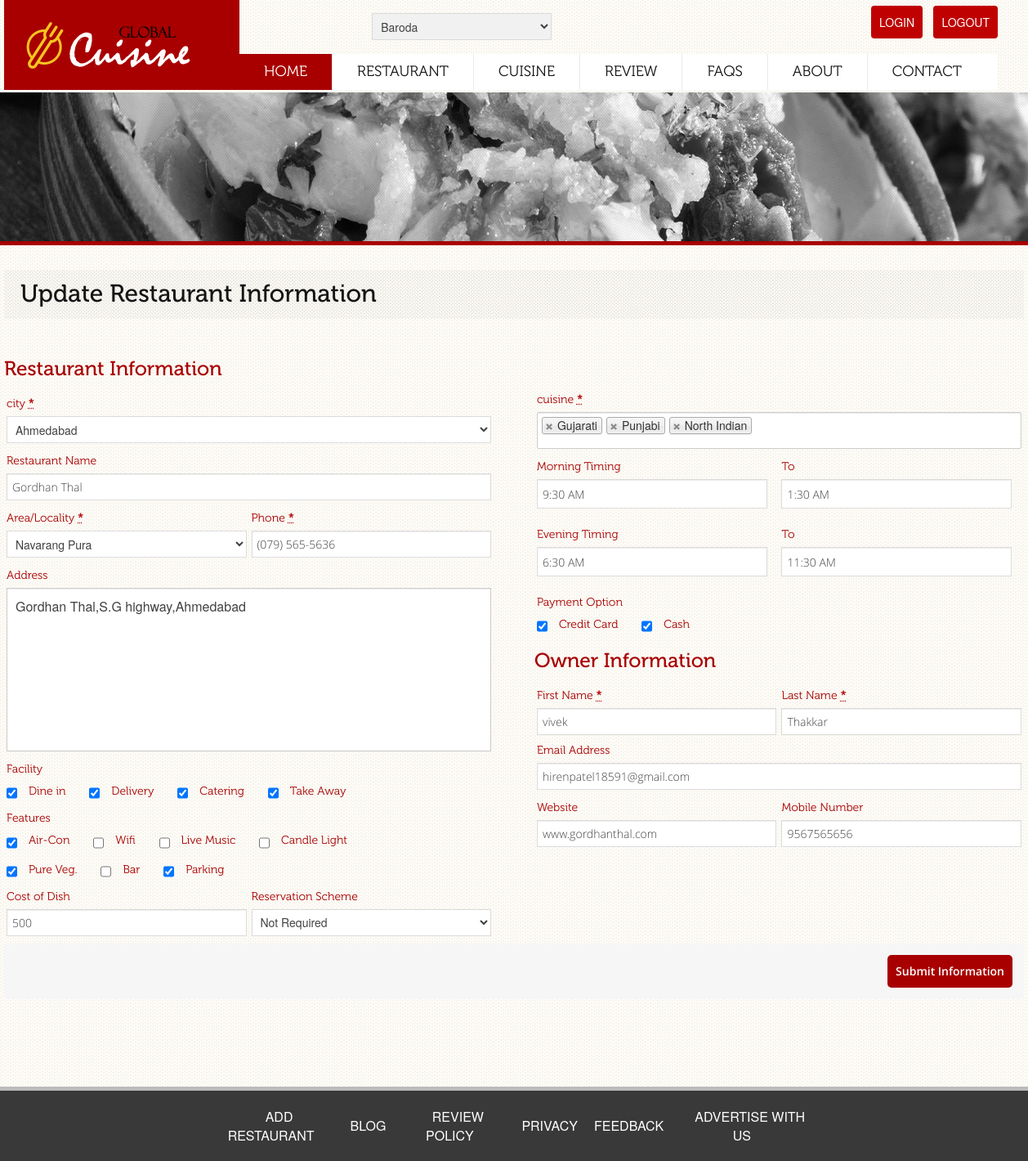
/restaurant-edit.php?qry=3 (signed in), run on the app's committed database.
### tables this page shows
CREATE TABLE IF NOT EXISTS `restaurant_detail` (
  `rest_id` int(11) NOT NULL AUTO_INCREMENT,
  `rest_name` varchar(50) NOT NULL,
  `rest_address` text NOT NULL,
  `rest_contact` varchar(15) NOT NULL,
  `rest_cost` int(5) NOT NULL,
  `rest_payment` varchar(30) NOT NULL,
  `rest_reservation` varchar(25) NOT NULL,
  `rest_time1_on` time NOT NULL,
  `rest_time1_off` time NOT NULL,
  `rest_time2_on` time NOT NULL,
  `rest_time2_off` time NOT NULL,
  `city_id` int(11) NOT NULL,
  `locality_id` int(11) NOT NULL,
  `rest_seo_name` varchar(20) NOT NULL,
  `rest_mobile` varchar(15) NOT NULL,
  `rest_cuisine_id` varchar(50) NOT NULL,
  `rest_air_con` int(1) NOT NULL DEFAULT '0',
  `rest_wifi` int(1) NOT NULL DEFAULT '0',
  `rest_live_music` int(1) NOT NULL DEFAULT '0',
  `rest_candle_light` int(1) NOT NULL DEFAULT '0',
  `rest_parking` int(1) NOT NULL DEFAULT '0',
  `rest_dine_in` int(1) NOT NULL DEFAULT '0',
  `rest_delivery` int(1) NOT NULL DEFAULT '0',
  `rest_catering` int(1) NOT NULL DEFAULT '0',
  `rest_take_away` int(1) NOT NULL DEFAULT '0',
  `rest_pure_veg` int(1) NOT NULL DEFAULT '0',
  `rest_bar` int(1) NOT NULL DEFAULT '0',
  `rest_reg_date` timestamp NOT NULL DEFAULT CURRENT_TIMESTAMP ON UPDATE CURRENT_TIMESTAMP,
  `rest_owner` varchar(30) NOT NULL,
  `rest_email` varchar(30) NOT NULL,
  `rest_website` varchar(50) NOT NULL,
  `rest_status` int(1) NOT NULL DEFAULT '0',
  `rest_visit_counter` bigint(20) NOT NULL,
  `rest_password` varchar(60) NOT NULL,
  `code` varchar(100) NOT NULL,
  `rest_map` varchar(600) NOT NULL,
  PRIMARY KEY (`rest_id`)
);

### restaurant-edit.php (the view, shortened to what the rows shown need)
<?php
if (!isset($_SESSION['restaurant_id'])) {
    header("location:owner-login.php");
} else {
    if ($_GET) {
        $qry = mysql_real_escape_string($_GET['qry']);
        if (empty($qry) or $qry != $_SESSION['restaurant_id']) {
            header("location:index.php");
        } else {
            $query = "select * from restaurant_detail r,locality l , city c where r.rest_id='{$_SESSION['restaurant_id']}' and r.locality_id=l.locality_id and r.city_id=c.city_id";
            $result = mysql_query($query) or die(mysql_error());
            $row = mysql_fetch_array($result);
            if ($row > 0) {
                $rest_name = $row['rest_name'];
                $rest_address = $row['rest_address'];
                $rest_cost = $row['rest_cost'];
                $rest_time1 = $row['rest_time1_on'];
                $rest_payment1 = explode(",", $row['rest_payment']);
                $rest_email = $row['rest_email'];
            }
        }
    }
}
?>
<html>
    <head>
        <?php include './theme-part/header-script.php'; ?>
    </head>
    <body>
        <div id="wrapper">
            <section id="content" class="container">
                <section class="blog-page-section">
                    <div class="row-fluid">
                        <div class="span12">
                            <div class="heading">
                                <h1>Update Restaurant Information</h1>
                            </div>
                        </div>
                    </div>
                </section>
                <section >
                    <div class="row-fluid">
                        <div class="span12" >
                            <article class="span12 mbtm  first">
                                <div class="woocommerce">
                                    <form   method="post">
                                        <div id="customer_details" class="col2-set">
                                            <div class="col-1">
                                                <p  class="form-row form-row-wide">
                                                    <label>Restaurant Name</label>
                                                    <input type="text" placeholder="Restaurant Name"  name="rest_name" class="input-text" value="<?php echo $rest_name; ?>">
                                                </p>
                                                <p  class="form-row notes">
                                                    <label>Address</label>
                                                    <textarea rows="2" cols="5" placeholder="Restaurants complete address" name="rest_address"><?php echo $rest_address; ?></textarea>
                                                </p>
                                                <p class="form-row form-row-first ">
                                                    <label>Cost of Dish</label>
                                                    <input type="text" autocomplete="no" name="rest_cost" placeholder="Appro. cost for 2 person" class="input-text" value="<?php echo $rest_cost; ?>">
                                                </p>
                                            </div>
                                            <div class="col-2">
                                                <p class="form-row form-row-first">
                                                    <label>Morning Timing</label>
                                                    <input id="timepicker1" type="text" class="input-small timepicker" name="rest_time1" value="<?php echo $rest_time1; ?>">
                                                </p>
                                                <p class="form-row form-row-wide">
                                                    <label>Payment Option </label>
                                                    <input type="checkbox" name="rest_payment[]"value="CreditCard" <?php if (in_array("CreditCard", $rest_payment1)) {
                                                        echo "checked='checked'";
                                                    } else {
                                                        echo "";
                                                    } ?>>
                                                    <label class="checkbox" style="margin-right:25px;">Credit Card</label>
                                                    <input type="checkbox" name="rest_payment[]"value="Cash" <?php if (in_array("Cash", $rest_payment1)) {
                                                        echo "checked='checked'";
                                                    } else {
                                                        echo "";
                                                    } ?>>
                                                    <label class="checkbox" style="margin-right:25px;">Cash</label>
                                                </p>
                                                <p id="account_username_field" class="form-row ">
                                                    <label class="" for="account_username">Email Address</label>
                                                    <input type="text" placeholder="Email Address"  name="rest_email" class="input-text" value="<?php echo $rest_email;?>">
                                                </p>
                                            </div>
                                        </div>
                                    </form>
                            </article>
                        </div>
                    </div>
                </section>
            </section>
        </div>
</body>
</html>

### data on the page
restaurant_detail: rest_name "Gordhan Thal", rest_address "Gordhan Thal,S.G highway,Ahmedabad", rest_cost "500", rest_time1 "9:30 AM", rest_payment "☑", rest_email "hirenpatel18591@gmail.com"

### other printed values
form field city_id "Baroda"
form field rest_city "Ahmedabad"
form field rest_locality "Navarang Pura"
